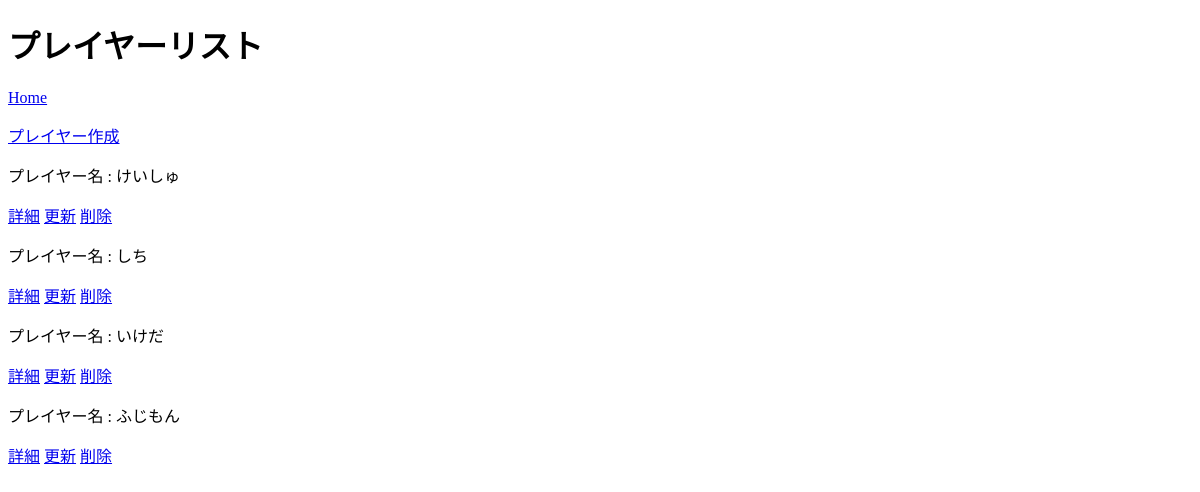
/player_list/, run on an earlier commit of the app's database.
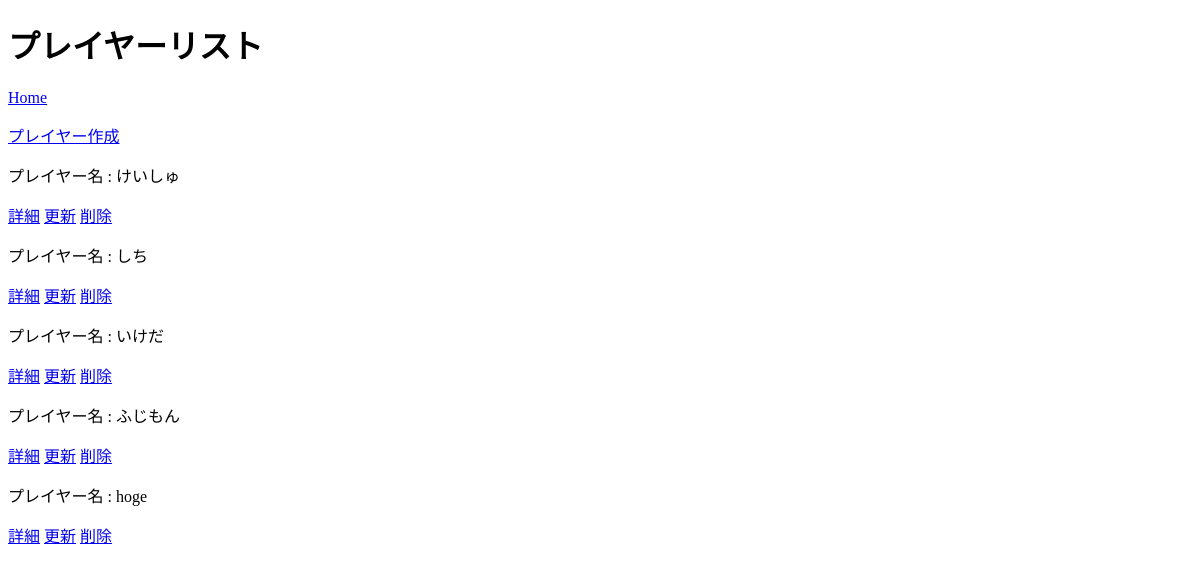
And on a later commit of the database.
### score/models.py (models this page shows, shortened)
class PlayerModel(models.Model):
    name = models.CharField(max_length=100, unique=True)

### score/views.py (the view)
# urls.py: path('player_list/',player_listfunc, name='player_list'),
def player_listfunc(request):
    object_player = PlayerModel.objects.all()
    return render(request, 'player_list.html',{'object_player':object_player})

### templates/player_list.html
{%extends 'base.html'%}
{%block content%}
<h1>プレイヤーリスト</h1>
<a href="{% url 'home' %}">Home</a>
<p><a href="{% url 'player_create' %}">プレイヤー作成</a></p>
{%for item in object_player%}
<div class="player">
    <p>プレイヤー名 : {{ item.name }}</p>
    <a href="{% url 'player_detail' item.pk %}">詳細</a>
    <a href="{% url 'player_update' item.pk %}">更新</a>
    <a href="{% url 'player_delete' item.pk %}">削除</a>
</div>
{%endfor%}
{%endblock content%}

What changed in the data, as far as the page shows it:
added PlayerModel: name "hoge"
